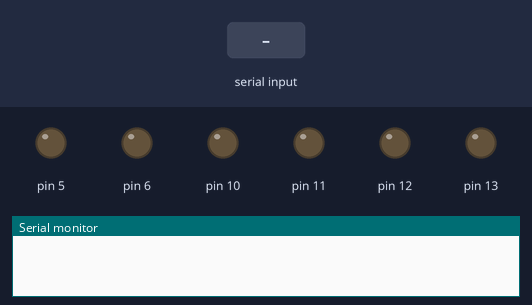
Bench run of a sketch on a simulated Arduino Uno, built with avr-gcc and run on an emulated ATmega328P. Parts: output pins drawn as LEDs (lit = HIGH), the last lines printed to the serial monitor. Inputs (shaded band) come from the test bench.

Above: at 1.2 s.
1.3 s: "W" received over Serial
At 1.9 s:
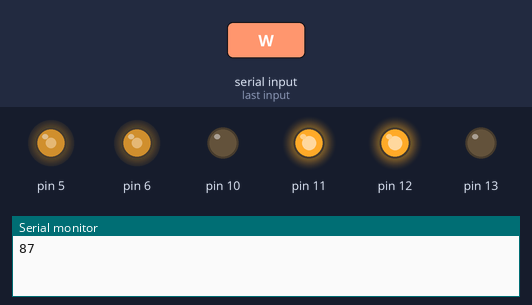
2.8 s: byte 68 (68) received over Serial
At 3.1 s:
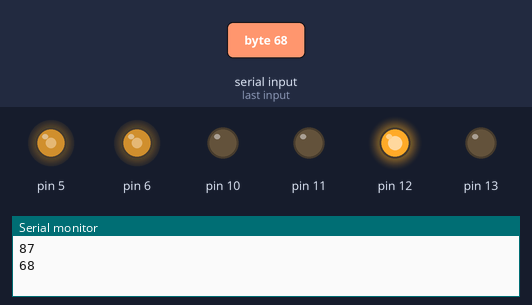
4.3 s: byte 32 (32) received over Serial
At 5.4 s:
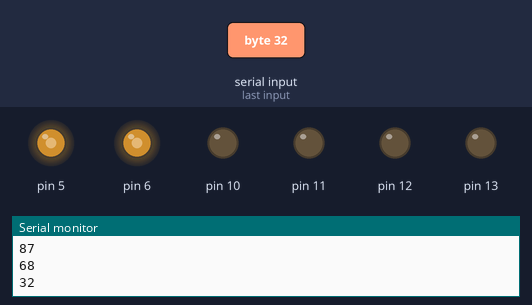
5.8 s: "S" received over Serial
At 6.5 s:
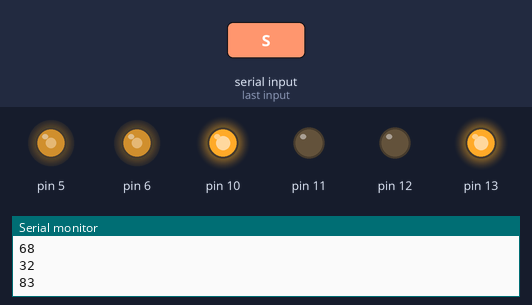
7.3 s: "A" received over Serial
At 7.7 s:
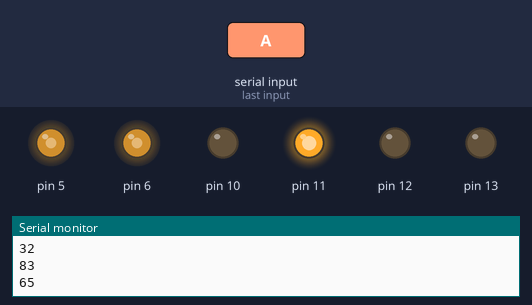
8.8 s: "w" received over Serial
At 10.0 s:
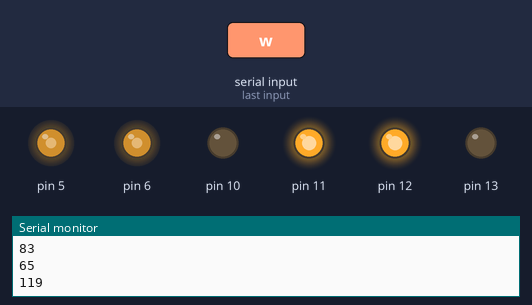
Timing chart, 0 to 11.3 s (numbered marks = the images above; inputs shaded):
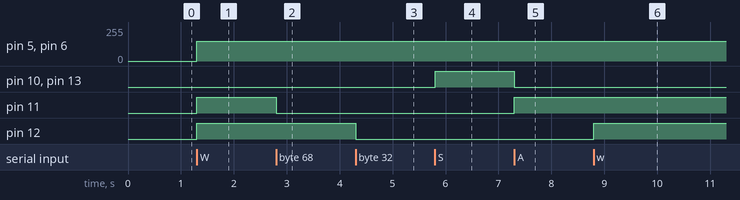

The sketch:

PC_Control_Robot.ino
```cpp
void pinConfig(){
  pinMode(10,OUTPUT);
  pinMode(11,OUTPUT);
  pinMode(12,OUTPUT);
  pinMode(13,OUTPUT);
  pinMode(5,OUTPUT);
  pinMode(6,OUTPUT);
}
void forward(){
  digitalWrite(13,LOW);
  digitalWrite(12,HIGH);
  digitalWrite(11,HIGH);
  digitalWrite(10,LOW);
}
void reverse(){
  digitalWrite(13,HIGH);
  digitalWrite(12,LOW);
  digitalWrite(11,LOW);
  digitalWrite(10,HIGH);
}
void stop(){
  digitalWrite(13,LOW);
  digitalWrite(12,LOW);
  digitalWrite(11,LOW);
  digitalWrite(10,LOW);
}
void rightTurn(){
  digitalWrite(13,LOW);
  digitalWrite(12,HIGH);
  digitalWrite(11,LOW);
  digitalWrite(10,LOW);
}
void leftTurn(){
  digitalWrite(13,LOW);
  digitalWrite(12,LOW);
  digitalWrite(11,HIGH);
  digitalWrite(10,LOW);
}
void sharpRight(){
  digitalWrite(13,LOW);
  digitalWrite(12,HIGH);
  digitalWrite(11,LOW);
  digitalWrite(10,HIGH);
}
void speed(int left,int right){
  analogWrite(5,left);
  analogWrite(6,right);
}
int receive,s=150;
void setup() {
  Serial.begin(9600); //baud rate 9600
  pinConfig();
}

void loop() {
  if(Serial.available()){
    receive = Serial.read();
    Serial.println(receive);
    if(receive == 87||receive==119){ //pressed a or A for forward
    forward();
    speed(s,s);
    }
    if(receive == 83||receive==115){ //pressed w or W for forward
    reverse();
    speed(s,s);
    }
    if(receive == 65||receive==97){ //pressed s or S for left turn
    leftTurn();
    speed(s,s);
    }
    if(receive == 68||receive==100){ //pressed d or D for right turn
    rightTurn();
    speed(s,s);
    }
    if(receive == 32){// pressed space to stop
      stop();
    }
    if(receive == 107||receive == 75){// k for speed up
      s+=20;
      if(s>=255)
      s=255;
      speed(s,s);
      Serial.println(s);
    }
    if(receive == 109||receive == 77){// m for speed down
      s-=20;
      if(s<=50)
      s=50;
      speed(s,s);
      Serial.println(s);
    }

  }

}
```

Measured:
- after the input at 1.3 s, pin 5, pin 6: 0/255 → 150/255 at once; pin 11, pin 12: LOW → HIGH at once
- after the input at 2.8 s, pin 11: HIGH → LOW at once
- after the input at 4.3 s, pin 12: HIGH → LOW at once
- after the input at 5.8 s, pin 10, pin 13: LOW → HIGH at once
- after the input at 7.3 s, pin 10, pin 13: HIGH → LOW at once; pin 11: LOW → HIGH at once
- after the input at 8.8 s, pin 12: LOW → HIGH at once
